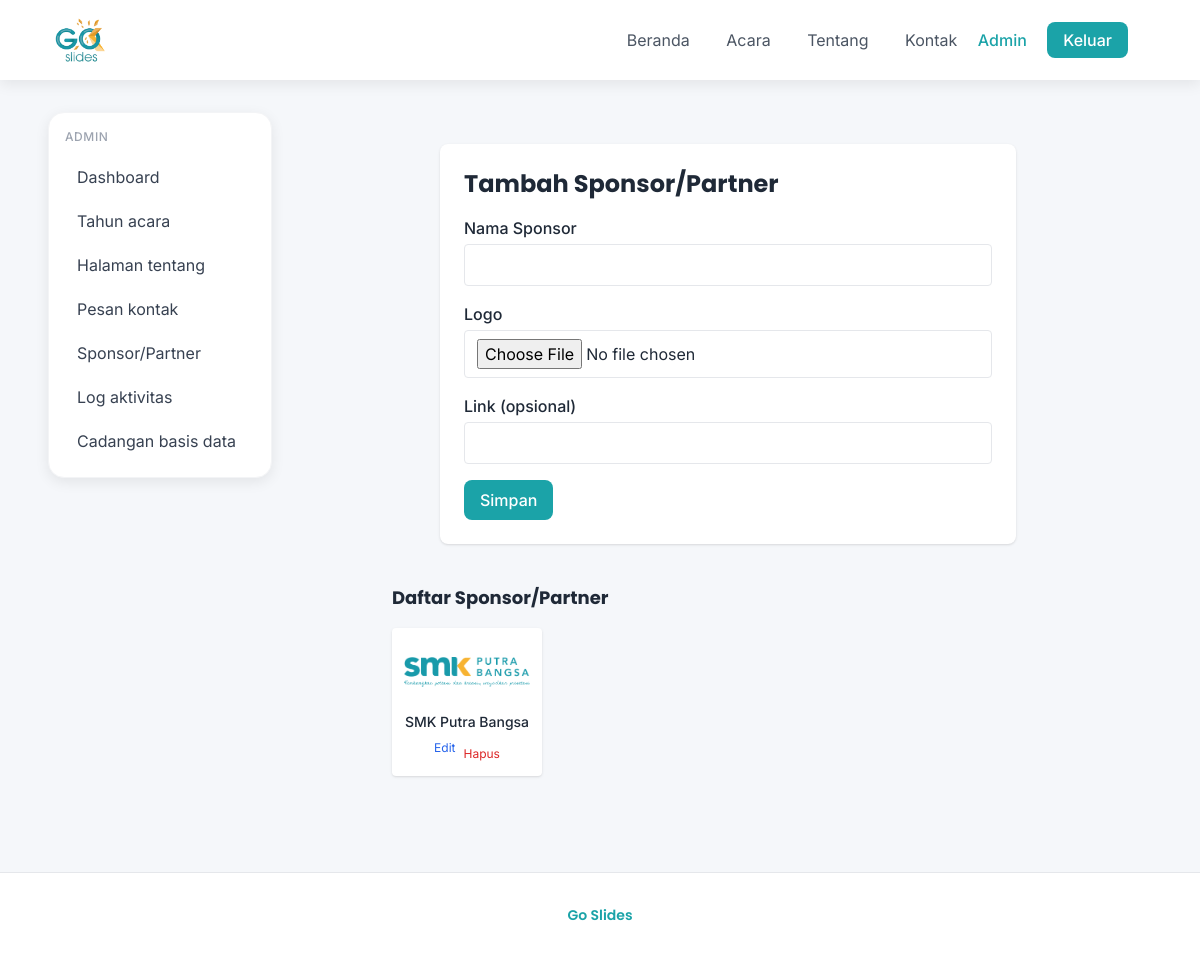
The page /admin/sponsor (signed in) on the database its author committed.
### app/models/sponsor.py (models this page shows, shortened)
class Sponsor(db.Model):
    __tablename__ = 'sponsors'
    id = db.Column(db.Integer, primary_key=True)
    name = db.Column(db.String(128), nullable=False)
    logo = db.Column(db.String(255), nullable=False)  # path to image file
    link = db.Column(db.String(255), nullable=True)
    year_id = db.Column(db.Integer, db.ForeignKey('years.id', ondelete='CASCADE'), nullable=False)
    created_at = db.Column(db.DateTime, server_default=db.func.now())

### app/routes/admin.py (the view, shortened to what this page needs)
@admin_bp.route("/sponsor", methods=["GET", "POST"])
@login_required
@super_admin_required
def sponsor_list():
    years = get_all_years()
    active_year = next((y for y in years if y.active), None)
    sponsors = SponsorService.get_all(year_id=active_year.id) if active_year else []
    form = SponsorForm()
    return render_template("admin/sponsor_list.html", sponsors=sponsors, form=form, active_year=active_year)

### app/routes/admin.py
class SponsorForm(FlaskForm):
    name = StringField("Nama Sponsor", validators=[DataRequired()])
    logo = FileField("Logo", validators=[FileAllowed(["jpg", "jpeg", "png", "gif", "webp"], "Image only!")])
    link = StringField("Link (opsional)")
    submit = SubmitField("Simpan")

### app/models/__init__.py (called while the page is built)
    @property
    def is_super_admin(self):
        return self.role == ROLE_SUPER_ADMIN

### app/services/sponsor_service.py (called while the page is built)
    @staticmethod
    def get_all(year_id=None):
        q = Sponsor.query
        if year_id:
            q = q.filter_by(year_id=year_id)
        return q.order_by(Sponsor.created_at.desc()).all()

### app/services/year_service.py (called while the page is built)
def get_all_years():
    return Year.query.order_by(Year.created_at.desc()).all()

### app/templates/admin/sponsor_list.html (shortened to what this page needs)
{% extends 'admin/base_admin.html' %}
{% block admin_content %}
<div class="max-w-xl mx-auto bg-white rounded-lg shadow p-6 mt-8">
  <h2 class="font-heading text-2xl font-bold mb-4">Tambah Sponsor/Partner</h2>
  <form method="POST" enctype="multipart/form-data">
    <div class="mb-4">
      {{ form.name.label(class_="block font-medium mb-1") }}
      {{ form.name(class_="w-full border rounded px-3 py-2 focus:outline-none focus:ring-2 focus:ring-primary") }}
    </div>
    <div class="mb-4">
      {{ form.logo.label(class_="block font-medium mb-1") }}
      {{ form.logo(class_="w-full border rounded px-3 py-2 focus:outline-none focus:ring-2 focus:ring-primary") }}
    </div>
    <div class="mb-4">
      {{ form.link.label(class_="block font-medium mb-1") }}
      {{ form.link(class_="w-full border rounded px-3 py-2 focus:outline-none focus:ring-2 focus:ring-primary") }}
    </div>
    <div>
      {{ form.submit(class_="bg-primary text-white px-4 py-2 rounded-lg font-medium hover:opacity-90") }}
    </div>
  </form>
</div>
<div class="max-w-2xl mx-auto mt-10">
  <h3 class="font-heading text-lg font-bold mb-4">Daftar Sponsor/Partner</h3>
  <div class="grid grid-cols-2 md:grid-cols-4 gap-6">
    {% for s in sponsors %}
    <div class="bg-white rounded shadow p-3 flex flex-col items-center">
      <img src="{{ url_for('public.serve_sponsor_logo', filename=s.logo) }}" alt="{{ s.name }}" class="h-16 object-contain mb-2">
      <div class="font-medium text-sm text-center">{{ s.name }}</div>
      <div class="flex gap-2 mt-2">
        <a href="{{ url_for('admin.sponsor_edit', sponsor_id=s.id) }}" class="text-xs text-blue-600 hover:underline">Edit</a>
        <form method="POST" action="{{ url_for('admin.sponsor_delete', sponsor_id=s.id) }}" onsubmit="return confirm('Hapus sponsor ini?')">
          <button type="submit" class="text-xs text-red-600 hover:underline">Hapus</button>
        </form>
      </div>
    </div>
    {% endfor %}
  </div>
</div>
{% endblock %}

### app/templates/base.html (style rules this page uses)
body { font-family: 'Inter', sans-serif; }
h1, h2, h3, h4, .font-heading { font-family: 'Poppins', sans-serif; }

### rows shown on the page
Sponsor: logo (picture), name "SMK Putra Bangsa"
